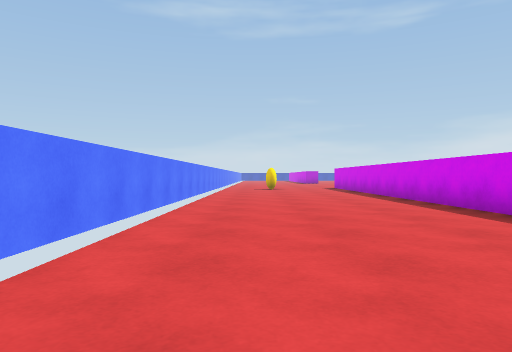
[1] (above)

24 first-person views from a walk through a Unity game level. The camera is 0.62 m above the floor, looks level and sees 70° across. The floor is counted in squares, 1 m on a side. Each view is taken from the middle of a square. On the plan, view 1 faces up. The plan holds only what a view shows up to about 10 squares ahead; the rest is blank. The place goes on beyond the plan.

[2]
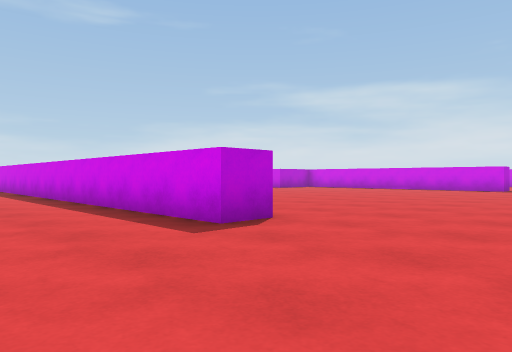

[3]
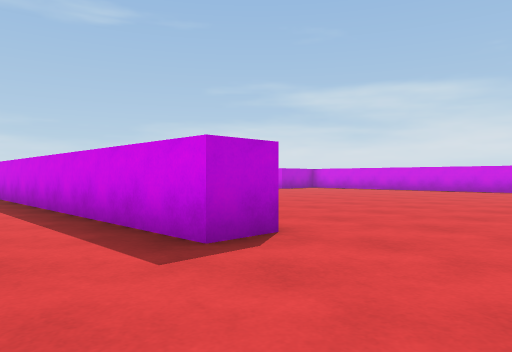

[4]
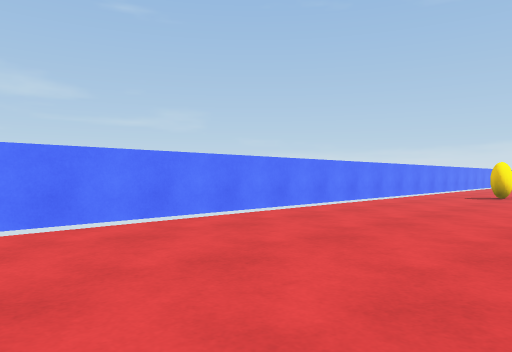

[5]
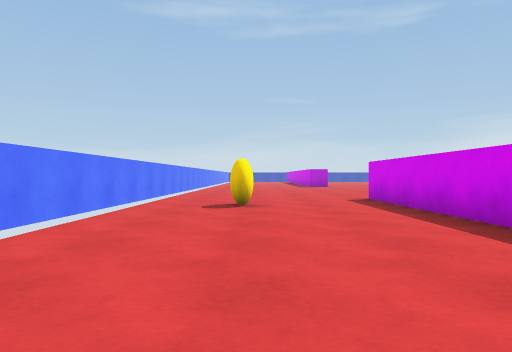

[6]
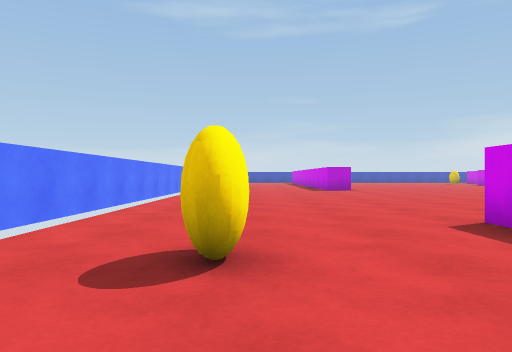

[7]
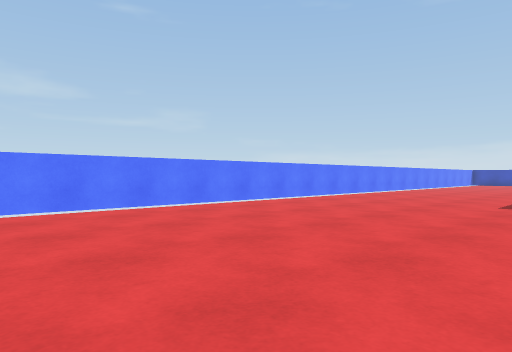

[8]
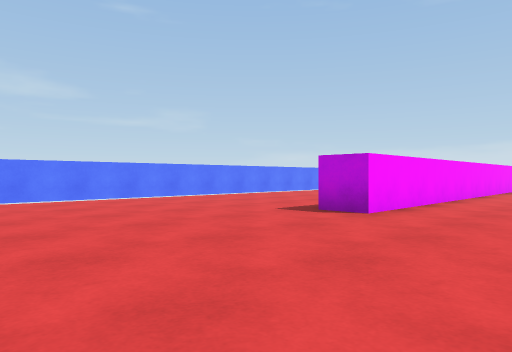

[9]
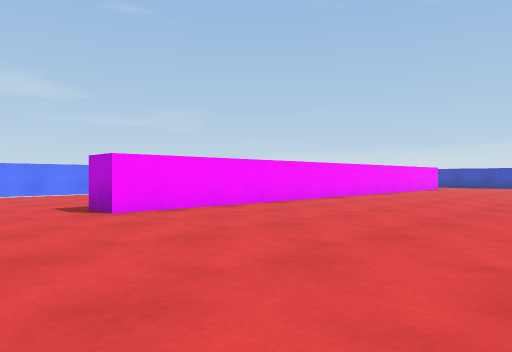

[10]
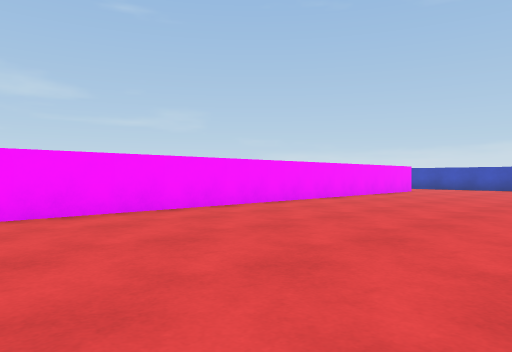

[11]
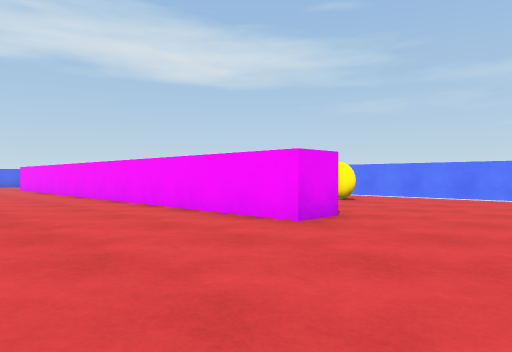

[12]
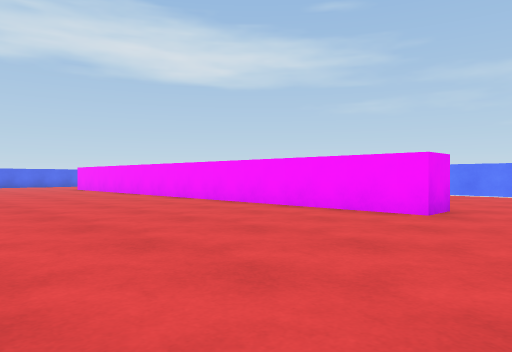

[13]
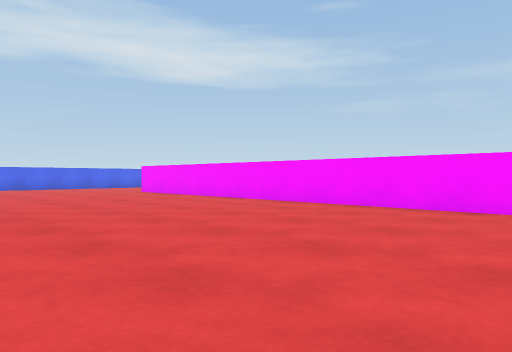

[14]
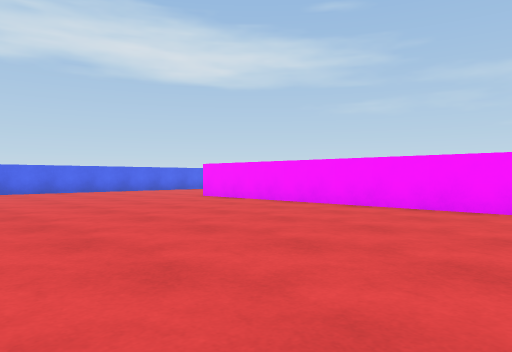

[15]
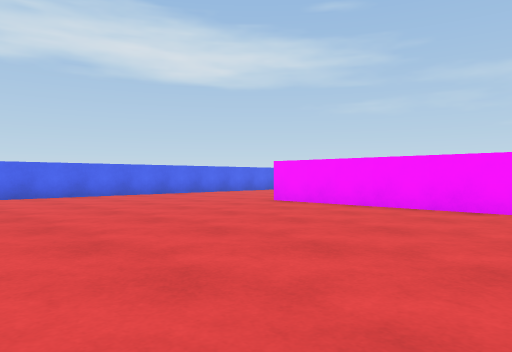

[16]
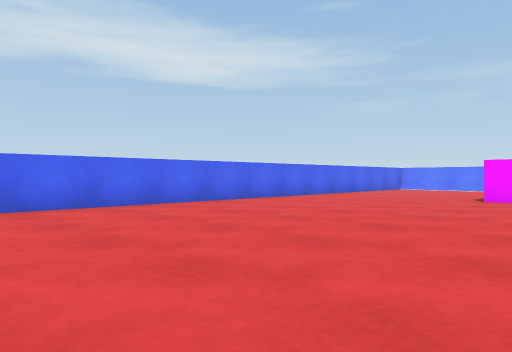

[17]
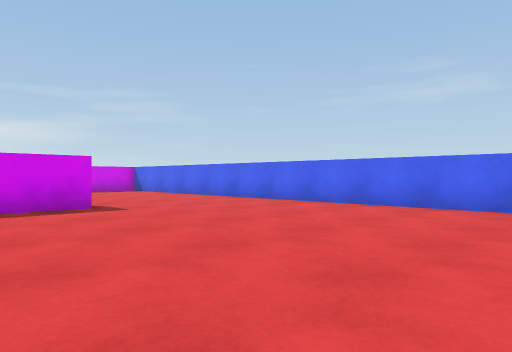

[18]
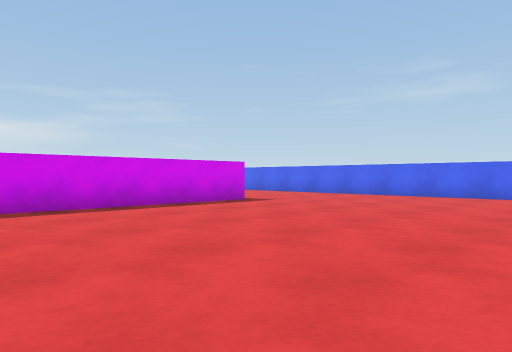

[19]
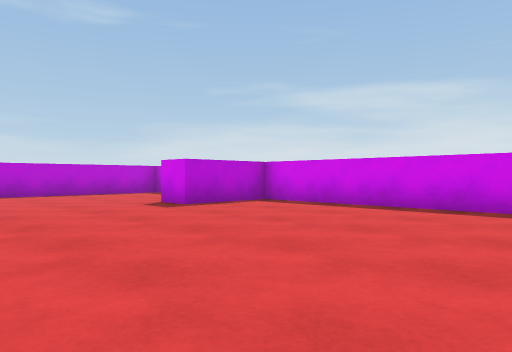

[20]
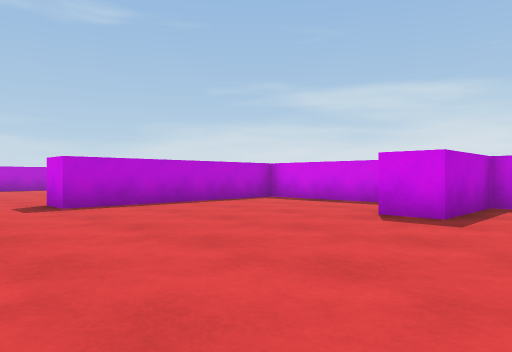

[21]
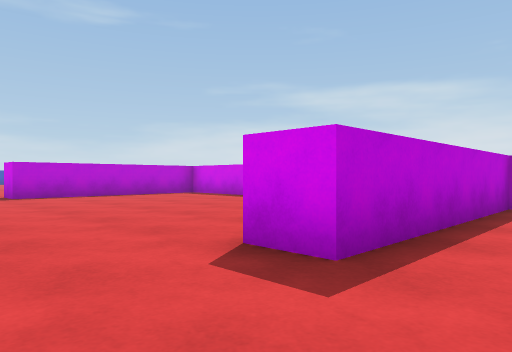

[22]
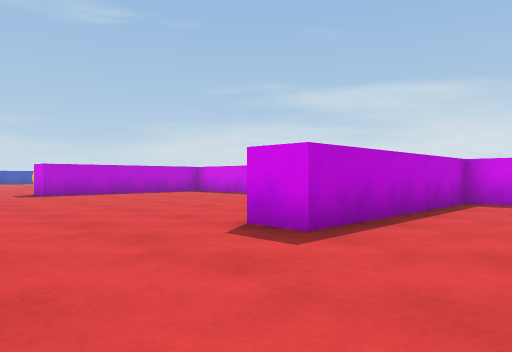

[23]
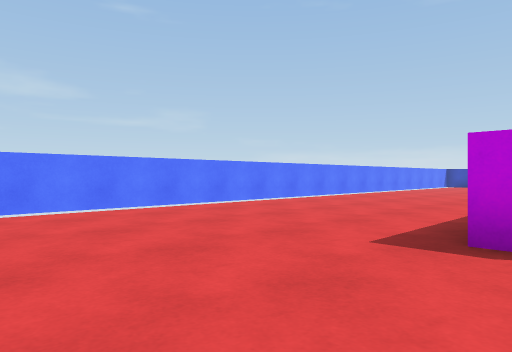

[24]
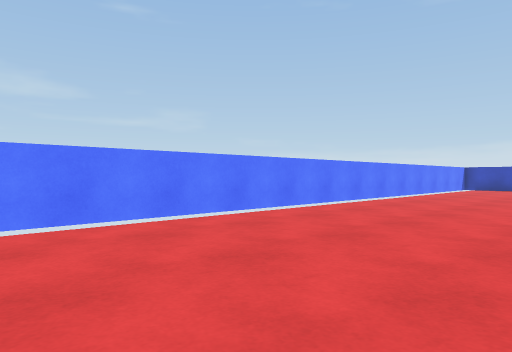

### Floor plan
Points are (right, up) in squares from view 1. A wall is a line through its corners. A room is listed if a view was taken in it or the views show most of it. See-through windows are left out.
Room 1 (views 1, 2, 3, 4, 5, 6, 7, 8, 9, 10, 11, 12, 13, 14, 15, 16, 17, 18, 19, 20, 21, 22, 23, 24)
walls: (5, 18.9) (5, 3.7) (4, 3.7) (4, 18.9) (5, 18.9); (18.1, 15) (18.1, 18.5) (12.3, 18.5) (12.3, 19.5); (18.1, 3.2) (18.1, 12.8) (15.6, 12.8) (15.6, 13.9); (5, 38.2) (5, 29.6) (4, 29.6); (8.1, -1.3) (17.9, -1.3); (-1.9, 39.2) (-1.9, 2.6)

Positions as (right, up) in squares from view 1, and headings:
1: (0, 0), facing up
2: (1, 0), facing up-right
3: (2, 1), facing up-right
4: (3, 5), facing up-left
5: (1, 9), facing up
6: (1, 14), facing up
7: (5, 21), facing up-left
8: (8, 24), facing up-left
9: (11, 27), facing up-left
10: (11, 30), facing up-left
11: (9, 22), facing down-left
12: (11, 21), facing down-left
13: (12, 17), facing down-left
14: (12, 13), facing down-left
15: (12, 10), facing down-left
16: (15, 6), facing down-left
17: (11, 6), facing down-right
18: (11, 10), facing down-right
19: (11, 6), facing up-right
20: (10, 11), facing up-right
21: (10, 17), facing up-right
22: (9, 16), facing up-right
23: (5, 26), facing up-left
24: (3, 30), facing up-left
